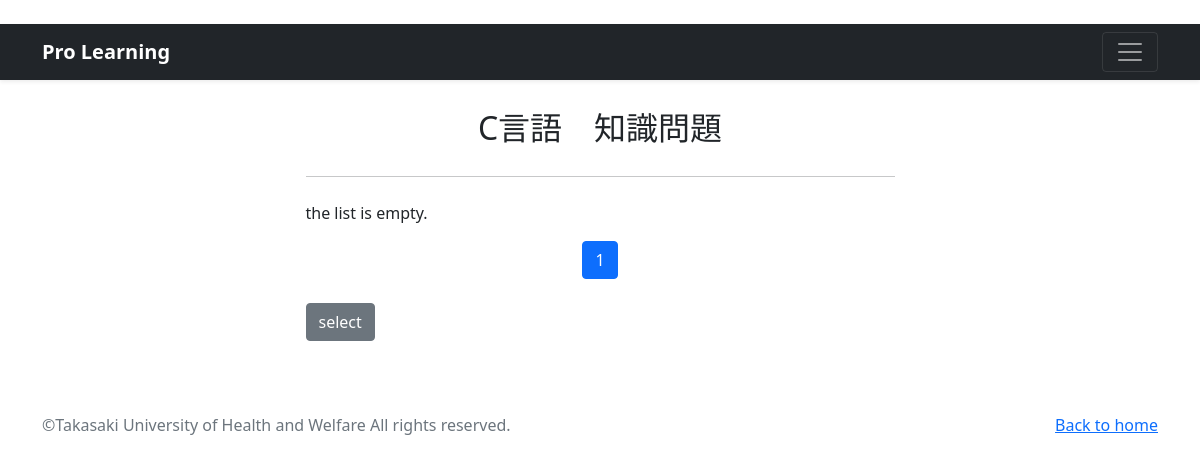
/Q-list/, run on an earlier commit of the app's database.
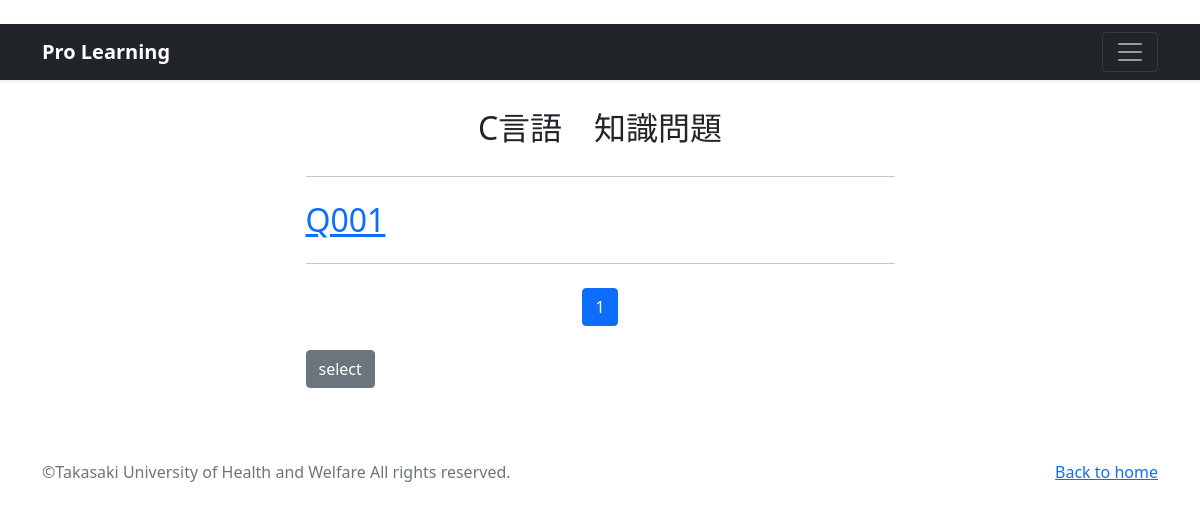
And on a later commit of the database.
### program/models.py (models this page shows, shortened)
class Q_knowledge(models.Model):
    CATEGORY = (('basic','基礎問題',),
                ('advanced','応用問題'))
    title = models.CharField(
        verbose_name='タイトル',
        max_length=200
        )
    question = models.TextField(
        verbose_name='問題文'
        )
    select1 = models.CharField(
        verbose_name='選択１',
        max_length=200
        )
    select2 = models.CharField(
        verbose_name='選択2',
        max_length=200
        )
    select3 = models.CharField(
        verbose_name='選択3',
        max_length=200
        )
    select4 = models.CharField(
        verbose_name='選択4',
        max_length=200
        )
    select5 = models.CharField(
        verbose_name='選択5',
        max_length=200
        )
    answer = models.CharField(
        verbose_name='答え',
        max_length=200
        )

### program/views.py (the view)
def Q_learning_view(request):
    records = Q_knowledge.objects.order_by('title')
    paginator = Paginator(records, 5)
    page_number  = request.GET.get('page', 1)
    pages = paginator.page(page_number)
    return render(
        request, 'Q_list.html', {'orderby_records': pages})

### program/templates/Q_list.html (shortened to what this page needs)
{% extends 'base.html' %}
{% load static %}
{% block contents %}
<div class="container px-4 px-lg-5">
    <div class="row gx-4 gx-lg-5 justify-content-center">
        <div class="col-md-10 col-lg-8 col-xl-7">
            <div class="my-4"><font size="6"><center>C言語　知識問題</center></font></div>
            <hr class="my-4" />
            {% for record in orderby_records %}
            <div class="post-preview">
                <a href="{% url 'program:Q_detail' record.pk %}">
                    <h2 class="post-title">
                        {{record.title}}</h2>
                </a>
            </div>
            <hr class="my-4" />
            {% empty %}
            <p>the list is empty.</p>
            {% endfor %}
            {% include "pagination1.html" %}
            <p><a href="{% url 'program:select' %}"
               class="btn btn-secondary my-2">select</a>
            </p>
        </div>
    </div>
</div>
{% endblock %}

What changed in the data, as far as the page shows it:
added Q_knowledge: title "Q001"
Also different on the page:
text no longer shown: "the list is empty."
